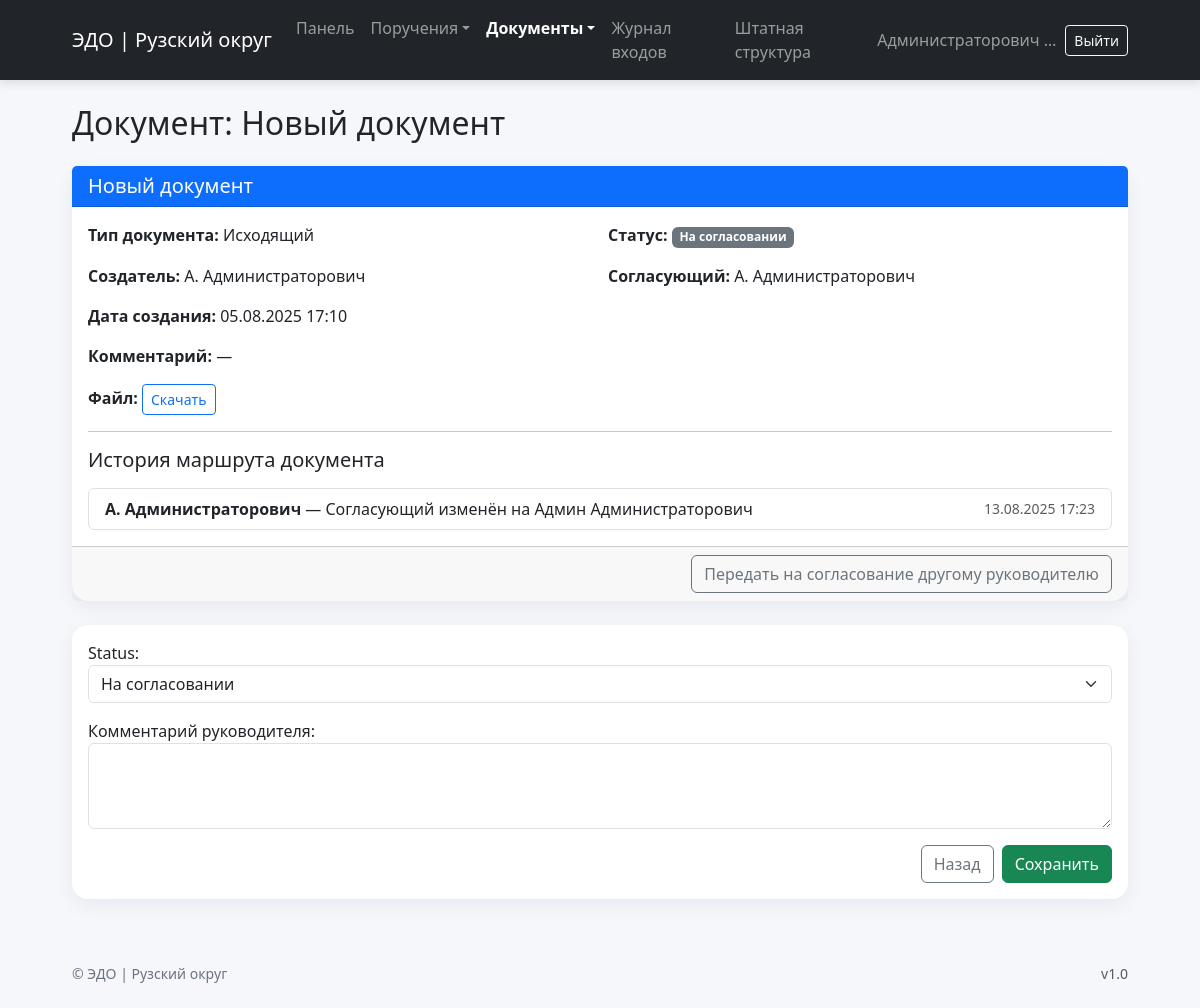
Page /review/14/ (signed in) on the committed database.
### users/models.py (models this page shows, shortened)
class Document(models.Model):
    STATUS_CHOICES = [
        ('на согласовании', 'На согласовании'),
        ('одобрен', 'Одобрен'),
        ('на доработке', 'На доработке'),
    ]
    TYPE_CHOICES = [
        ('Исходящий', 'Исходящий'),
        ('Входящий', 'Входящий'),
        ('Внутренний', 'Внутренний'),
    ]
    title = models.CharField("Краткое содержание", max_length=255)
    type_choices = models.CharField("Тип документа", max_length=20, choices=TYPE_CHOICES, blank=True, null=True)
    description = models.TextField("Краткое описание", blank=True)
    file = models.FileField("Файл", upload_to='documents/')
    department = models.ForeignKey('Department', on_delete=models.CASCADE, blank=True, null=True)
    status = models.CharField(max_length=20, choices=STATUS_CHOICES, default='на согласовании')
    reviewer_comment = models.TextField("Комментарий руководителя", blank=True)
    creator = models.ForeignKey(User, on_delete=models.CASCADE, related_name="doc_creators", blank=True, null=True)
    executor = models.ForeignKey(User, verbose_name="Кто будет согласовывать?", on_delete=models.CASCADE, related_name="doc_executors", blank=True, null=True)
    created_at = models.DateTimeField(auto_now_add=True)

class DocumentActionLog(models.Model):
    ACTION_CHOICES = [
        ('отправлен на согласование', 'Отправлен на согласование'),
        ('отправлен на доработку', 'Отправлен на доработку'),
        ('повторно отправлен', 'Повторно отправлен'),
    ]
    document = models.ForeignKey('Document', on_delete=models.CASCADE, related_name='action_logs')
    user = models.ForeignKey(User, on_delete=models.CASCADE)
    action = models.CharField(max_length=50, choices=ACTION_CHOICES)
    timestamp = models.DateTimeField(auto_now_add=True)

### users/views.py (the view)
# urls.py: path('review/<int:doc_id>/', review_document, name='review_document'),
@login_required
def review_document(request, doc_id):
    document = get_object_or_404(Document, pk=doc_id)
    leaders = User.objects.filter(groups__name__in=["Руководитель", "Администратор"]).order_by('last_name', 'first_name')
    user_groups = request.user.groups.values_list('name', flat=True)
    is_employee = 'Сотрудник' in user_groups
    if request.method == 'POST':
        if is_employee:
            form = DocumentFileUploadForm(request.POST, request.FILES, instance=document)
            if form.is_valid():
                doc = form.save(commit=False)
                doc.status = 'на согласовании'  # статус по умолчанию
                doc.save()
                DocumentActionLog.objects.create(
                    document=doc,
                    user=request.user,
                    action='повторно отправлен' if 'на доработке' in document.status else 'отправлен на согласование'
                )
                return redirect('documents_for_review')
        else:
            form = DocumentReviewForm(request.POST, instance=document)
            if form.is_valid():
                prev_status = document.status
                doc = form.save()
                if prev_status == 'на согласовании' and doc.status == 'на доработке':
                    action = 'отправлен на доработку'
                elif prev_status == 'на доработке' and doc.status == 'на согласовании':
                    action = 'повторно отправлен'
                else:
                    action = f'статус изменён на "{doc.get_status_display()}"'
                DocumentActionLog.objects.create(
                    document=doc,
                    user=request.user,
                    action=action
                )
                return redirect('documents_for_review')
    else:
        form = DocumentFileUploadForm(instance=document) if is_employee else DocumentReviewForm(instance=document)
    return render(request, 'users/review_form.html', {
        'form': form,
        'document': document,
        'is_employee': is_employee,
        'leaders': leaders
    })

### users/forms.py
class DocumentReviewForm(forms.ModelForm):
    class Meta:
        model = Document
        fields = ['status', 'reviewer_comment']
        widgets = {
            'status': forms.Select(attrs={'class': 'form-select'}),
            'reviewer_comment': forms.Textarea(attrs={'class': 'form-control', 'rows': 3}),
        }

### templates/users/review_form.html (shortened to what this page needs)
{% extends 'base.html' %}
{% block content %}
<h2 class="mb-4">Документ: {{ document.title }}</h2>
<div class="card mb-4">
  <div class="card-header bg-primary text-white"><h5 class="mb-0">{{ document.title }}</h5></div>
  <div class="card-body">
    <div class="row g-3">
      <div class="col-md-6"><strong>Тип документа:</strong> {{ document.type_choices|default:"—" }}</div>
      <div class="col-md-6"><strong>Статус:</strong> <span class="badge bg-secondary">{{ document.get_status_display }}</span></div>
      <div class="col-md-6"><strong>Создатель:</strong> {{ document.creator.get_full_name|default:document.creator.username }}</div>
      <div class="col-md-6"><strong>Согласующий:</strong> {{ document.executor.get_full_name|default:document.executor.username }}</div>
      <div class="col-md-6"><strong>Дата создания:</strong> {{ document.created_at|date:"d.m.Y H:i" }}</div>
      <div class="col-md-12"><strong>Комментарий:</strong> {{ document.reviewer_comment|default:"—" }}</div>
      {% if document.file %}
      <div class="col-md-12">
        <strong>Файл:</strong> <a href="{{ document.file.url }}" class="btn btn-sm btn-outline-primary" target="_blank" download>Скачать</a>
      </div>
      {% endif %}
    </div>
    <hr>
    <h5 class="mb-3">История маршрута документа</h5>
    {% if document.action_logs.all %}
      <ul class="list-group">
        {% for log in document.action_logs.all %}
          <li class="list-group-item d-flex justify-content-between align-items-center">
            <div><strong>{{ log.user.get_full_name|default:log.user.username }}</strong> — {{ log.get_action_display }}</div>
            <small class="text-muted">{{ log.timestamp|date:"d.m.Y H:i" }}</small>
          </li>
        {% endfor %}
      </ul>
    {% else %}
      <p class="text-muted mb-0">История действий отсутствует.</p>
    {% endif %}
  </div>
  <div class="card-footer d-flex justify-content-end">
    <button class="btn btn-outline-secondary" data-bs-toggle="modal" data-bs-target="#changeExecutorModal">Передать на согласование другому руководителю</button>
  </div>
</div>
<div class="card">
  <div class="card-body">
    <form method="post" enctype="multipart/form-data">
      {{ form.as_p }}
      <div class="d-flex justify-content-end gap-2 mt-3">
        <a href="{% url 'documents_for_review' %}" class="btn btn-outline-secondary">Назад</a>
        <button type="submit" class="btn btn-success">Сохранить</button>
      </div>
    </form>
  </div>
</div>
{% endblock %}

### templates/base.html (shortened to what this page needs)
{% load static %}
<!DOCTYPE html>
<html lang="ru">
<head>
  <link href="https://cdn.jsdelivr.net/npm/bootstrap@5.3.3/dist/css/bootstrap.min.css" rel="stylesheet">
</head>
<body>
<nav class="navbar navbar-expand-lg navbar-dark bg-dark">
  <div class="container container-narrow">
    <a class="navbar-brand" href="{% url 'dashboard' %}">ЭДО | Рузский округ</a>
    <div class="collapse navbar-collapse" id="mainNavbar">
      <ul class="navbar-nav me-auto mb-2 mb-lg-0">
        {% if user.is_authenticated %}
          <li class="nav-item">
            <a class="nav-link {% if request.resolver_match.url_name == 'dashboard' %}active{% endif %}" href="{% url 'dashboard' %}">Панель</a>
          </li>
          <li class="nav-item dropdown">
            <a class="nav-link dropdown-toggle {% if request.resolver_match.url_name in 'task_list create_task edit_task' %}active{% endif %}" href="#" role="button" data-bs-toggle="dropdown">Поручения</a>
          </li>
          <li class="nav-item dropdown">
            <a class="nav-link dropdown-toggle {% if request.resolver_match.url_name in 'create_document documents_for_review documents_for_update archive document_detail review_document' %}active{% endif %}" href="#" role="button" data-bs-toggle="dropdown">Документы</a>
          </li>
          {% if not request.user.groups.all.0.name == 'Сотрудник' %}
          <li class="nav-item">
            <a class="nav-link {% if request.resolver_match.url_name == 'login_journal' %}active{% endif %}" href="{% url 'login_journal' %}">Журнал входов</a>
          </li>
          <li class="nav-item">
            <a class="nav-link {% if request.resolver_match.url_name in 'staff_structure_view staff_structure' %}active{% endif %}" href="{% url 'staff_structure_view' %}">Штатная структура</a>
          </li>
          {% endif %}
        {% endif %}
      </ul>
      {% if user.is_authenticated %}
        <div class="d-flex align-items-center gap-2">
          <span class="navbar-text text-truncate" style="max-width: 180px;">
            {{ request.user.last_name }} {{ request.user.first_name }}
          </span>
          <form action="{% url 'logout' %}" method="post" class="d-inline">
            <button class="btn btn-outline-light btn-sm">Выйти</button>
          </form>
        </div>
      {% endif %}
    </div>
  </div>
</nav>
<main class="content-wrap">
  <div class="container container-narrow">
    {% block content %}{% endblock %}
  </div>
</main>
<footer class="footer py-4">
  <div class="container container-narrow d-flex justify-content-between small">
    <span>© {{ now|date:"Y" }} ЭДО | Рузский округ</span>
    <span class="text-muted">v1.0</span>
  </div>
</footer>
</body>
</html>

### templates/base.html (style rules this page uses)
:root { --edo-primary:#0d6efd; --edo-dark:#111827; --edo-muted:#6b7280; --edo-card-radius: 1rem; }
body { background: #f5f7fb; }
.navbar { box-shadow: 0 2px 10px rgba(17,24,39,0.15); }
.navbar .nav-link.active, .navbar .dropdown-item.active { font-weight: 600; }
.container-narrow { max-width: 1080px; }
.card { border: 0; border-radius: var(--edo-card-radius); box-shadow: 0 6px 20px rgba(17,24,39,0.06); }
.card-header { border-top-left-radius: var(--edo-card-radius); border-top-right-radius: var(--edo-card-radius); }
.content-wrap { padding: 24px 0 40px; }
footer.footer { color: var(--edo-muted); }

### rows in the picture
Document: title "Новый документ", type_choices "Исходящий", status "На согласовании", creator.get_full_name "А. Администраторович", executor.get_full_name "А. Администраторович", created_at "05.08.2025 17:10", reviewer_comment "—"
DocumentActionLog: user.get_full_name "А. Администраторович", action "Согласующий изменён на Админ Администраторович", timestamp "13.08.2025 17:23"

### other values in the picture
{{ request.user.last_name }} "Администраторович"
{{ request.user.first_name }} "А."
